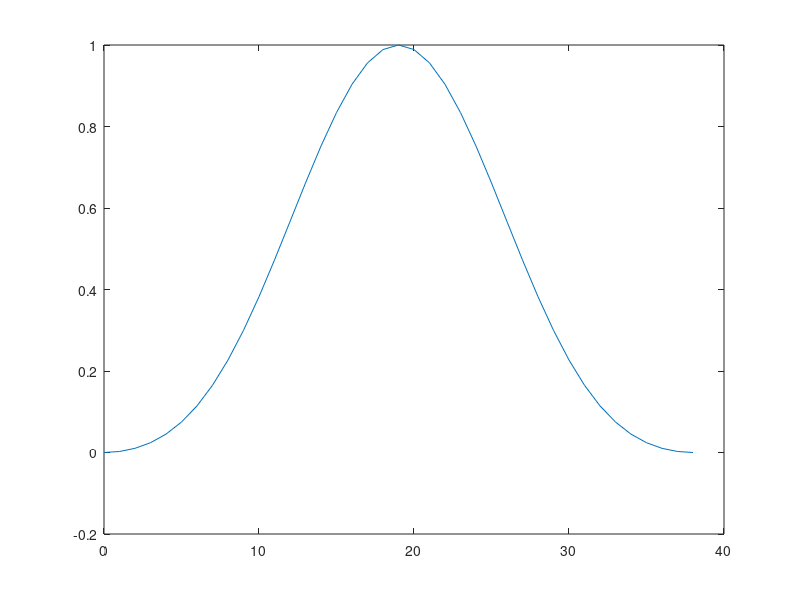

Recreate this plot in MATLAB. (Note: this script raises an error after producing the figure.)
clc
clear

M=39;
m=0:M-1;
n=[-(M-1)/2:-1 1:(M-1)/2];
wc=0.35*pi;
H= -(sin(wc*n)/pi)./n;
hn=[H(1:(((M-1)/2))) (1-wc/pi) H((((M-1)/2)+1):M-1)];
wn=0.42-(0.5*cos(2*pi*m/(M-1))) + 0.08*(cos(4*pi*m/(M-1)));
x=hn.*wn;
plot(m,wn);
title("Blackman window with "+ M +" Samples");
fvtool(x,1)
